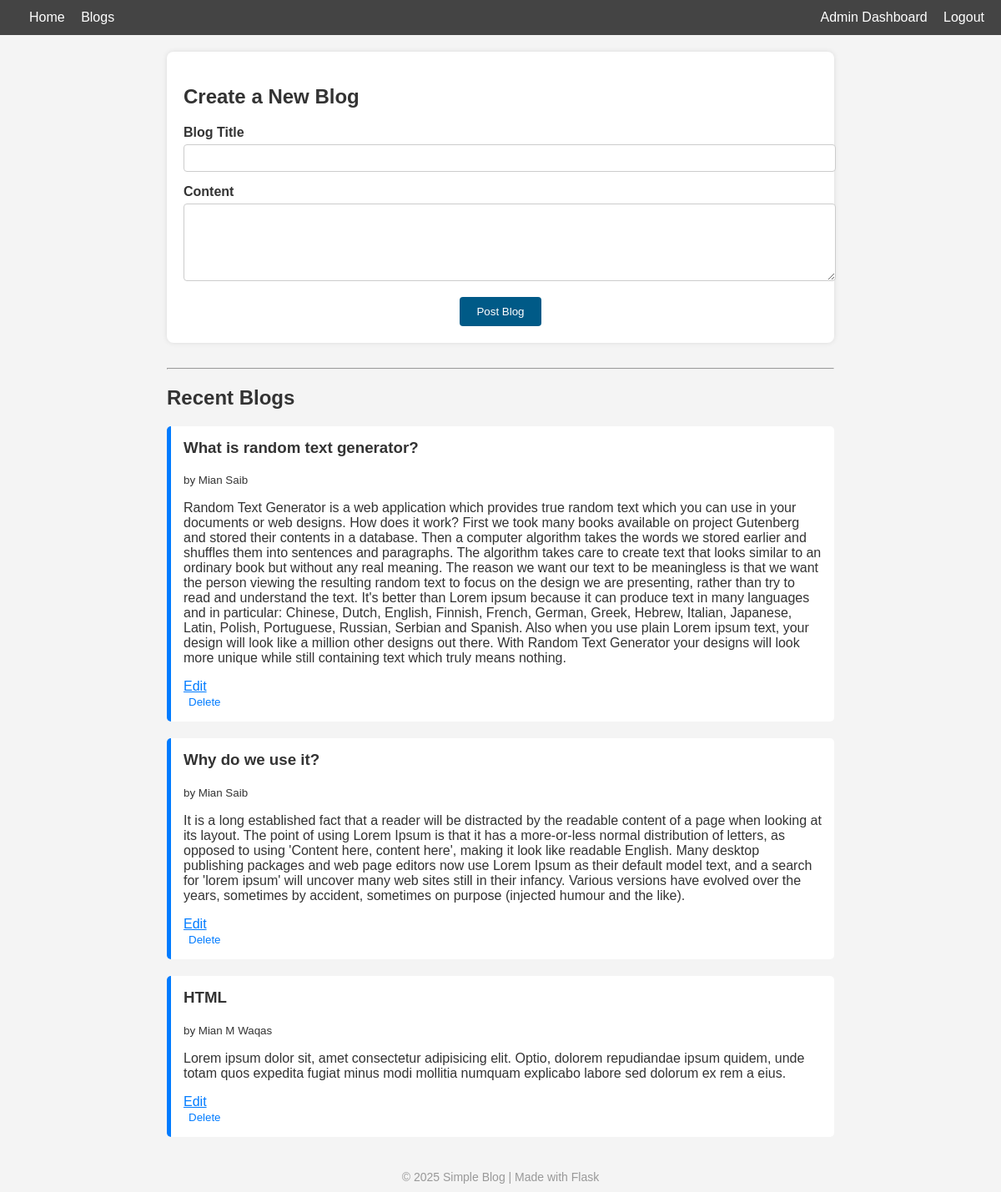
The page /blogs (signed in) on the database its author committed.
### models/database.py (models this page shows)
class Blog(db.Model):
    id = db.Column(db.Integer, primary_key=True)
    title = db.Column(db.String(150), nullable=False)
    content = db.Column(db.Text, nullable=False)
    user_id = db.Column(db.Integer, db.ForeignKey('user.id'), nullable=False)
    date = db.Column(db.DateTime, default=datetime.utcnow)

class User(db.Model):
    id = db.Column(db.Integer, primary_key=True)
    name = db.Column(db.String(100), nullable=False)
    email = db.Column(db.String(200), unique=True, nullable=False)
    password = db.Column(db.String(200), nullable=False)
    is_admin = db.Column(db.Boolean, default=False)
    blogs = db.relationship("Blog",backref='author', lazy = True)

### routes/blog.py (the view)
@blogs.route("/blogs", methods=['POST', 'GET'])
def blog_page():
    if 'user_id' not in session:
        flash("Please log in to view or post blogs.", "warning")
        return redirect(url_for("auth.login"))
    form = BlogForm()
    user = User.query.get(session['user_id'])
    if form.validate_on_submit():
        new_blog = Blog(title=form.title.data, content=form.content.data, author=user)
        db.session.add(new_blog)
        db.session.commit()
        flash("Blog posted successfully!", "success")
        return redirect(url_for('blogs.blog_page'))
    all_blogs = Blog.query.order_by(Blog.id.desc()).all()
    return render_template("blogs.html", form=form, blogs=all_blogs)

### routes/forms.py
class BlogForm(FlaskForm):
    title = StringField("Blog Title", validators=[DataRequired(), Length(max=150)])
    content = TextAreaField("Content", validators=[DataRequired()])
    submit = SubmitField("Post Blog")

### templates/blogs.html (shortened to what this page needs)
{% extends "base.html" %}
{% block content %}
    <div class="blog-form">
        <h2>Create a New Blog</h2>
        <form method="POST" action="{{ url_for('blogs.blog_page') }}">
            <div class="form-group">
                {{ form.title.label }}
                {{ form.title(size=50) }}
            </div>
            <div class="form-group">
                {{ form.content.label }}
                {{ form.content(rows=5, cols=50) }}
            </div>
            <div style="text-align: center;">
                {{ form.submit(class="submit-btn") }}
            </div>
        </form>
    </div>
    <hr>
    <div class="blog-listing">
        <h2>Recent Blogs</h2>
        {% if blogs %}
            {% for blog in blogs %}
                <div class="blog-post">
                    <h3>{{ blog.title }}</h3>
                    <small>by {{ blog.author.name }}</small>
                    <p>{{ blog.content }}</p>
                    {% if session.get('is_admin') %}
                        <div class="admin-actions">
                            <a class="edit_btn" href="{{ url_for('blogs.edit_blog', blog_id=blog.id) }}">Edit</a>
                            <form method="POST" action="{{ url_for('blogs.delete_blog', blog_id=blog.id) }}"
                                  onsubmit="return confirm('Are you sure you want to delete this post?');">
                                <button type="submit">Delete</button>
                            </form>
                        </div>
                    {% endif %}
                </div>
            {% endfor %}
        {% else %}
            <p>No blog posts yet. Be the first to write!</p>
        {% endif %}
    </div>
{% endblock %}

### static/css/style.css (style rules this page uses)
body { margin: 0; padding: 0; font-family: Arial, sans-serif; background-color: #f4f4f4; color: #333; }
.form-container, .edit-form, .blog-form { background-color: #fff; padding: 20px; border-radius: 8px; box-shadow: 0 0 6px rgba(0, 0, 0, 0.1); margin-bottom: 30px; }
.form-group { margin-bottom: 15px; }
.form-group label { display: block; font-weight: bold; margin-bottom: 5px; }
.form-group input, .form-group textarea { width: 100%; padding: 8px 10px; border: 1px solid #ccc; border-radius: 4px; }
textarea { resize: vertical; white-space: pre-wrap; word-wrap: break-word; overflow-wrap: break-word; }
.submit-btn { padding: 10px 20px; background-color: #005a87; color: white; border: none; border-radius: 4px; cursor: pointer; }
.blog-post { background-color: #fff; border-left: 5px solid #007bff; padding: 15px; margin-bottom: 20px; border-radius: 5px; }
.blog-post h3 { margin-top: 0; }
.admin-actions { margin-top: 10px; }
.admin-actions a, .admin-actions button { display: inline-block; margin-right: 10px; color: #007bff; background: none; border: none; cursor: pointer; }

### rows shown on the page
Blog: title "What is random text generator?", author.name "Mian Saib", content "Random Text Generator is a web application which provides true random text which you can use in your documents or web designs. How does it work? First we took many books available on project Gutenberg and stored their contents in a database. Then a computer algorithm takes the words we stored earlier and shuffles them into sentences and paragraphs. The algorithm takes care to create text that looks similar to an ordinary book but without any real meaning. The reason we want our text to be meaningless is that we want the person viewing the resulting random text to focus on the design we are presenting, rather than try to read and understand the text. It's better than Lorem ipsum because it…"
Blog: title "Why do we use it?", author.name "Mian Saib", content "It is a long established fact that a reader will be distracted by the readable content of a page when looking at its layout. The point of using Lorem Ipsum is that it has a more-or-less normal distribution of letters, as opposed to using 'Content here, content here', making it look like readable English. Many desktop publishing packages and web page editors now use Lorem Ipsum as their default model text, and a search for 'lorem ipsum' will uncover many web sites still in their infancy. Various versions have evolved over the years, sometimes by accident, sometimes on purpose (injected humour and the like)."
Blog: title "HTML", author.name "Mian M Waqas", content "Lorem ipsum dolor sit, amet consectetur adipisicing elit. Optio, dolorem repudiandae ipsum quidem, unde totam quos expedita fugiat minus modi mollitia numquam explicabo labore sed dolorum ex rem a eius."
